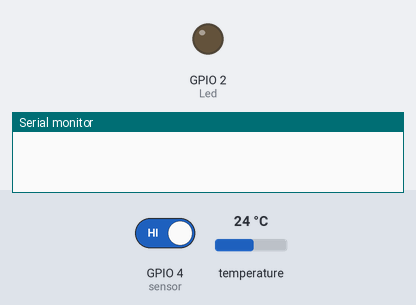
Recording of a sketch running on a simulated ESP32. On the bench: output pins drawn as LEDs (lit = HIGH), the last lines printed to the serial monitor. Dashed ring = blinking. Inputs (shaded band) come from the test bench; at power-on: GPIO 4 (sensor) HIGH, temperature 24 °C.

Above: at 0.5 s.
At 3.0 s:
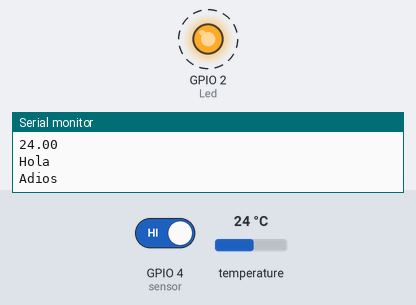
Timing chart, 0 to 3.6 s (numbered marks = the images above):
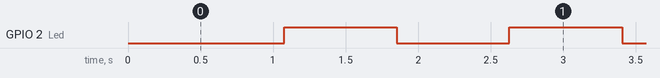

Measured:
- by itself, GPIO 2 (Led): alternates HIGH for 0.78 s and LOW for 0.78 s

The sketch:

temperatura.ino
```cpp
/*
   Fundacion Kinal
   Centro educativo tecnico laboral Kinal
   Quinto perito
   Quinto electronica
   Codigo Tecnico: EB5AV
   Curso: Taller de electronica digital y reparacion de computadoras I
   Proyecto: msensor de temperatura
   Dev: Josue David Antonio Laroj Gallina
   Fecha: 8 de Junio
*/

#include <Ticker.h>
#include <OneWire.h>
#include <DallasTemperature.h>

#define Led 2
#define sensor 4

void isr_led(void);
void isr_sensor(void);

volatile static bool estado_led;
volatile static bool estado_sensor;

Ticker isr_accion_led(isr_led, 300);
Ticker isr_accion_sensor(isr_sensor, 300);
OneWire ourWire(2);
DallasTemperature sensors(&ourWire);

void setup(){
 Serial.begin(9600);
 pinMode(Led,OUTPUT);
 digitalWrite(Led, LOW);
 isr_accion_led.start();
 isr_accion_sensor.start();
}

void loop()
{
isr_accion_led.update();
isr_accion_sensor.update();
}

void isr_led(void)
{
 sensors.requestTemperatures();
 float tempC= sensors.getTempCByIndex(0);
 float tempF= sensors.getTempFByIndex(0);
 estado_led = digitalRead(Led);
 digitalWrite(Led, !estado_led);
 Serial.println(tempC);
}

void isr_sensor(void)
{
 pinMode(sensor,INPUT);
 estado_sensor= digitalRead(sensor);
 if(estado_sensor == LOW);
 {
  Serial.println("Hola");
 }
if(estado_sensor == LOW);
{
  Serial.println("Adios");
 }
}
```
